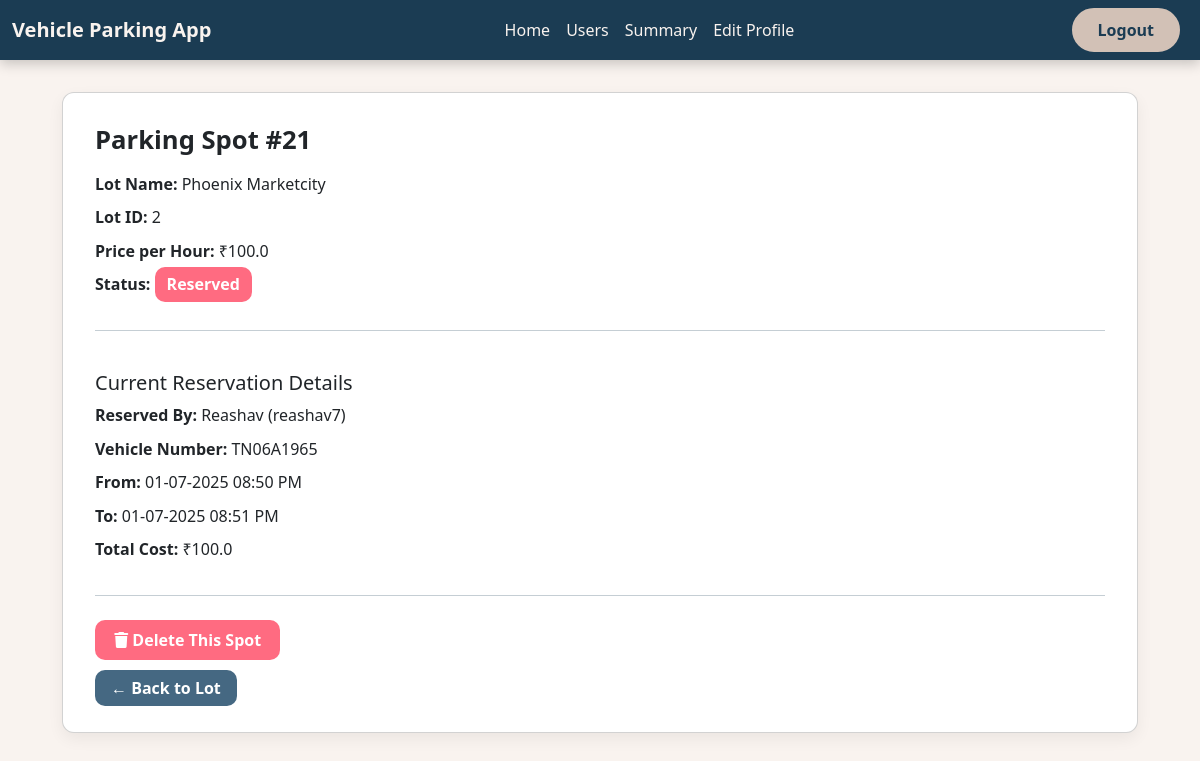
The page /admin_dashboard/parking_spot/21 (signed in) on the database as committed earlier.
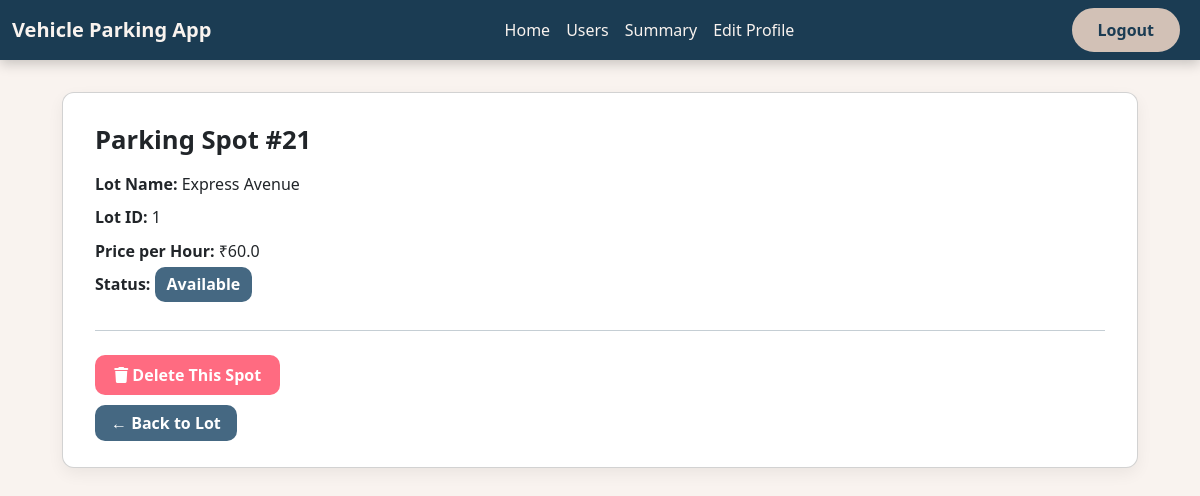
The same page on the database as committed later.
### models.py (models this page shows)
class Parking_Lot(db.Model):
    __tablename__ = 'parking_lot'
    id = db.Column(db.Integer, primary_key=True)
    prime_location_name = db.Column(db.String(128), nullable=False)
    address = db.Column(db.String(128), nullable=False)
    pin_code = db.Column(db.String(6), nullable=False)
    price_per_hour = db.Column(db.Float, nullable=False)
    maximum_spots = db.Column(db.Integer, nullable=False)
    parking_spots = db.relationship('Parking_Spot', backref='parking_lot', lazy=True)

class Parking_Spot(db.Model):
    __tablename__ = 'parking_spot'
    id = db.Column(db.Integer, primary_key=True)
    lot_id = db.Column(db.Integer, db.ForeignKey('parking_lot.id'), nullable=False)
    status = db.Column(db.String(1), default='A', nullable=False)
    reservations = db.relationship('Reservation', backref='parking_spot', lazy=True)

class User(db.Model):
    __tablename__ = 'user'
    id = db.Column(db.Integer, primary_key=True)
    username = db.Column(db.String(32), unique=True, nullable=False)
    passhash = db.Column(db.String(256), nullable=False)
    name = db.Column(db.String(64), nullable=False)
    is_admin = db.Column(db.Boolean, default=False, nullable=False)
    reservations = db.relationship('Reservation', backref='user', lazy=True)

class Reservation(db.Model):
    __tablename__ = 'reservation'
    id = db.Column(db.Integer, primary_key=True)
    user_id = db.Column(db.Integer, db.ForeignKey('user.id'), nullable=False)
    spot_id = db.Column(db.Integer, db.ForeignKey('parking_spot.id'), nullable=False)
    date = db.Column(db.Date, nullable=False)
    start_time = db.Column(db.DateTime, default=datetime.utcnow)
    end_time = db.Column(db.DateTime, nullable=True)
    vehicle_number = db.Column(db.String(15), nullable=False)
    hours_parked = db.Column(db.Float, nullable=False)
    parking_cost_per_hour = db.Column(db.Float, nullable=False)
    total_parking_cost = db.Column(db.Float, nullable=False)

### routes.py (the view)
@app.route('/admin_dashboard/parking_spot/<int:spot_id>')
@admin_required
def parking_spot(spot_id):
    spot = Parking_Spot.query.get(spot_id)
    if not spot:
        flash("Parking spot not found", "danger")
        return redirect(url_for('admin_dashboard', user_id=session['user_id']))
    return render_template('parking_spot.html', spot=spot)

### routes.py (called while the page is built)
def admin_required(func):
    @wraps(func)
    def inner(*args, **kwargs):
        if 'user_id' not in session:
            flash('You need to log in first', 'danger')
            return redirect(url_for('admin_login'))
        user = User.query.get(session['user_id'])
        if not user.is_admin:
            flash('You do not have permission to access this page', 'danger')
            return redirect(url_for('admin_login'))
        return func(*args, **kwargs)
    return inner

### templates/parking_spot.html (shortened to what this page needs)
{% extends 'layout.html' %}
{% block navbar %}
    {% include 'admin_navbar.html' %}
{% endblock navbar %}
{% block content %}
<div class="container spot-detail-container">
    <div class="card">
        <h2>Parking Spot #{{ spot.id }}</h2>
        <p><strong>Lot Name:</strong> {{ spot.parking_lot.prime_location_name }}</p>
        <p><strong>Lot ID:</strong> {{ spot.lot_id }}</p>
        <p><strong>Price per Hour:</strong> ₹{{ spot.parking_lot.price_per_hour }}</p>
        <p><strong>Status:</strong>
            {% if spot.status == 'A' %}
                <span class="badge-available">Available</span>
            {% else %}
                <span class="badge-reserved">Reserved</span>
            {% endif %}
        </p>
        {% if spot.status == 'R' %}
            <hr>
            <h5 class="mt-3">Current Reservation Details</h5>
            {% if spot.reservations %}
                {% set current_reservation = spot.reservations[-1] %}
                <p><strong>Reserved By:</strong> {{ current_reservation.user.name }} ({{ current_reservation.user.username }})</p>
                <p><strong>Vehicle Number:</strong> {{ current_reservation.vehicle_number }}</p>
                <p><strong>From:</strong> {{ current_reservation.start_time.strftime('%d-%m-%Y %I:%M %p') }}</p>
                <p><strong>To:</strong>
                    {% if current_reservation.end_time %}
                        {{ current_reservation.end_time.strftime('%d-%m-%Y %I:%M %p') }}
                    {% else %}
                        Ongoing
                    {% endif %}
                </p>
                <p><strong>Total Cost:</strong> ₹{{ current_reservation.total_parking_cost }}</p>
            {% else %}
                <p class="text-muted">No active reservation found.</p>
            {% endif %}
        {% endif %}
        <hr>
        <form method="POST" action="{{ url_for('delete_parking_spot', spot_id=spot.id) }}" onsubmit="return confirm('Are you sure you want to delete this spot? This cannot be undone.')">
            <button type="submit" class="btn-delete">
                <i class="fa-solid fa-trash"></i> Delete This Spot
            </button>
        </form>
        <div class="mt-3">
            <a href="{{ url_for('view_parking_spots', lot_id=spot.lot_id) }}" class="btn-back">← Back to Lot</a>
        </div>
    </div>
</div>
{% endblock content %}

Rows that differ between the two databases and show on the page:
no longer on this page (row edited): Parking_Lot: parking_lot.prime_location_name "Phoenix Marketcity", parking_lot.price_per_hour "100.0"
no longer on this page (row edited): User: user.name "Reashav", user.username "reashav7"
no longer on this page (row edited): Reservation: vehicle_number "TN06A1965", start_time "01-07-2025 08:50 PM", end_time "01-07-2025 08:51 PM", total_parking_cost "100.0"
changed Parking_Spot id 21: lot_id "2" → "1"; status "R" → "A" (drawn)
now on this page (row edited): Parking_Lot: parking_lot.prime_location_name "Express Avenue", parking_lot.price_per_hour "60.0"
Other text that changed with them:
text no longer shown: "Reserved Current Reservation Details Reserved By: ( ) Vehicle Number: From: To: Total Cost: ₹"
text now shown: "Available"
